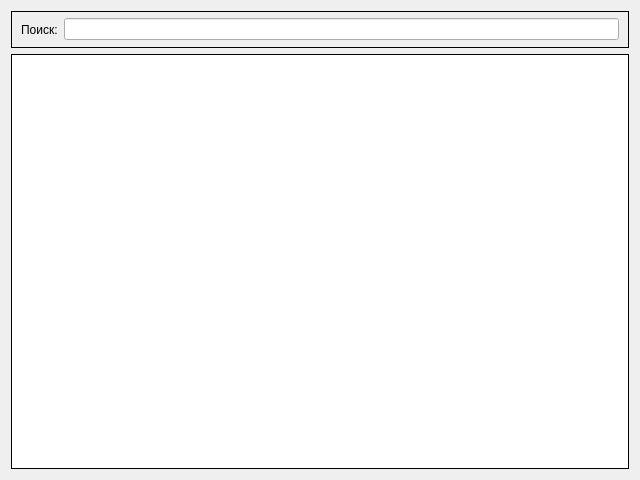
<?xml version="1.0" encoding="UTF-8"?>
<ui version="4.0">
 <class>clients_widget</class>
 <widget class="QWidget" name="clients_widget">
  <property name="geometry">
   <rect>
    <x>0</x>
    <y>0</y>
    <width>640</width>
    <height>480</height>
   </rect>
  </property>
  <property name="windowTitle">
   <string>Form</string>
  </property>
  <layout class="QVBoxLayout" name="verticalLayout">
   <item>
    <widget class="QFrame" name="frame_3">
     <property name="minimumSize">
      <size>
       <width>0</width>
       <height>37</height>
      </size>
     </property>
     <property name="maximumSize">
      <size>
       <width>16777215</width>
       <height>37</height>
      </size>
     </property>
     <property name="frameShape">
      <enum>QFrame::Box</enum>
     </property>
     <property name="frameShadow">
      <enum>QFrame::Plain</enum>
     </property>
     <layout class="QHBoxLayout" name="horizontalLayout_3">
      <property name="topMargin">
       <number>4</number>
      </property>
      <property name="bottomMargin">
       <number>4</number>
      </property>
      <item>
       <widget class="QLabel" name="label_2">
        <property name="text">
         <string>Поиск:</string>
        </property>
       </widget>
      </item>
      <item>
       <widget class="QLineEdit" name="lineEdit"/>
      </item>
     </layout>
    </widget>
   </item>
   <item>
    <widget class="ClientsTable" name="clients_table">
     <property name="frameShape">
      <enum>QFrame::Box</enum>
     </property>
     <property name="frameShadow">
      <enum>QFrame::Plain</enum>
     </property>
    </widget>
   </item>
  </layout>
 </widget>
 <customwidgets>
  <customwidget>
   <class>ClientsTable</class>
   <extends>QTableView</extends>
   <header>clientstable.py</header>
  </customwidget>
 </customwidgets>
 <resources/>
 <connections/>
</ui>
